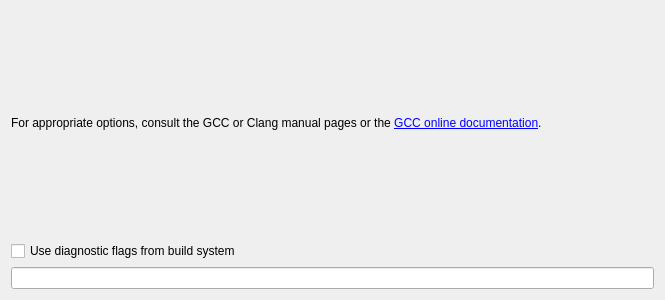
<?xml version="1.0" encoding="UTF-8"?>
<ui version="4.0">
 <class>CppTools::ClangBaseChecks</class>
 <widget class="QWidget" name="CppTools::ClangBaseChecks">
  <property name="geometry">
   <rect>
    <x>0</x>
    <y>0</y>
    <width>665</width>
    <height>300</height>
   </rect>
  </property>
  <property name="windowTitle">
   <string/>
  </property>
  <layout class="QVBoxLayout" name="verticalLayout">
   <item>
    <widget class="QLabel" name="label">
     <property name="text">
      <string>For appropriate options, consult the GCC or Clang manual pages or the &lt;a href=&quot;https://gcc.gnu.org/onlinedocs/gcc/Warning-Options.html&quot;&gt;GCC online documentation&lt;/a&gt;.</string>
     </property>
     <property name="openExternalLinks">
      <bool>true</bool>
     </property>
    </widget>
   </item>
   <item>
    <widget class="QCheckBox" name="useFlagsFromBuildSystemCheckBox">
     <property name="text">
      <string>Use diagnostic flags from build system</string>
     </property>
    </widget>
   </item>
   <item>
    <widget class="CppTools::WrappableLineEdit" name="diagnosticOptionsTextEdit"/>
   </item>
  </layout>
 </widget>
 <customwidgets>
  <customwidget>
   <class>CppTools::WrappableLineEdit</class>
   <extends>QLineEdit</extends>
   <header location="global">cpptools/wrappablelineedit.h</header>
  </customwidget>
 </customwidgets>
 <resources/>
 <connections/>
</ui>
